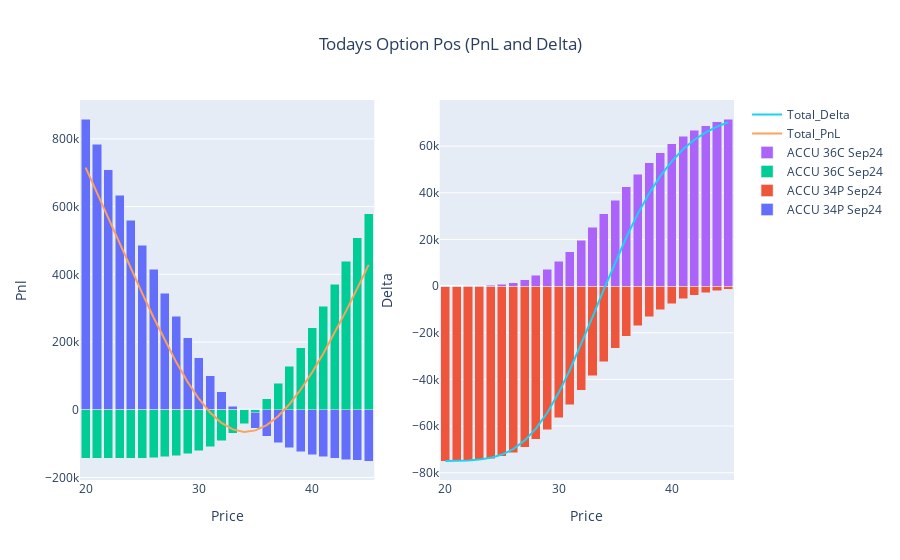

Here is the notebook cell this chart was saved with:
### Code cell
fig_p = go.Figure()
for i in list(p)[1:-1]:
    fig_p.add_trace(go.Bar(x=p.Price, y=p[i], name=i, base=0))

fig_p.add_trace(go.Scatter(x=p.Price, y=p.Option_Pnl, mode='lines', name='Total_PnL'))

#fig_p.update_layout(title='Option PnL Today', xaxis_title='Price', yaxis_title='pnl', barmode='stack')
#fig_p.show()

#~~~~~~~~~~~~~~~~~~~~~~~~~~~~~~~~~~~~~~~~~~~~~~~~~~~~~~~~~~~~~~~~~~~~~~~~~~~~~~~~~
fig_d = go.Figure()
for i in list(d)[1:-1]:
    fig_d.add_trace(go.Bar(x=d.Price, y=d[i], name=i, base=0))

fig_d.add_trace(go.Scatter(x=d.Price, y=d.Option_Delta, mode='lines', name='Total_Delta'))

#~~~~~~~~~~~~~~~~~~~~~~~~~~~~~~~~~~~~~~~~~~~~~~~~~~~~~~~~~~~~~~~~~~~~~~~~~~~~~~~~
fig = make_subplots(rows=1, cols=2)
for i in range(0,len(fig_p.data)):
    fig.add_trace(fig_p.data[i], row=1, col=1)
    fig.add_trace(fig_d.data[i], row=1, col=2)
    
fig.update_layout(title={'text': 'Todays Option Pos (PnL and Delta)','x': 0.5,'xanchor': 'center'}, barmode='stack')

fig.update_xaxes(title_text="Price", row=1, col=1)
fig.update_yaxes(title_text="Pnl", row=1, col=1)
fig.update_xaxes(title_text="Price", row=1, col=2)
fig.update_yaxes(title_text="Delta", row=1, col=2)    
fig.show()

### Figure 1 — Plotly figure (JSON) as saved in the notebook; plotly's stock layout.template omitted (floating-point values rounded to 4 significant figures)
{"data": [{"base": 0, "name": "ACCU 34P Sep24", "type": "bar", "x": [20, 21, 22, 23, 24, 25, 26, 27, 28, 29, 30, 31, 32, 33, 34, 35, 36, 37, 38, 39, 40, 41, 42, 43, 44, 45], "xaxis": "x", "y": [858800.0, 783900.0, 709000.0, 634300.0, 560000.0, 486500.0, 414300.0, 344000.0, 276600.0, 212900.0, 153900.0, 100200.0, 52440.0, 10850.0, -24580.0, -54100.0, -78180.0, -97420.0, -112500.0, -124100.0, -132800.0, -139300.0, -144000.0, -147400.0, -149800.0, -151500.0], "yaxis": "y"}, {"base": 0, "name": "ACCU 34P Sep24", "type": "bar", "x": [20, 21, 22, 23, 24, 25, 26, 27, 28, 29, 30, 31, 32, 33, 34, 35, 36, 37, 38, 39, 40, 41, 42, 43, 44, 45], "xaxis": "x2", "y": [-74980.0, -74930.0, -74810.0, -74530.0, -73980.0, -72980.0, -71370.0, -68980.0, -65690.0, -61500.0, -56470.0, -50790.0, -44700.0, -38490.0, -32410.0, -26710.0, -21550.0, -17040.0, -13210.0, -10050.0, -7514.0, -5524.0, -3998.0, -2851.0, -2005.0, -1391.0], "yaxis": "y2"}, {"base": 0, "name": "ACCU 36C Sep24", "type": "bar", "x": [20, 21, 22, 23, 24, 25, 26, 27, 28, 29, 30, 31, 32, 33, 34, 35, 36, 37, 38, 39, 40, 41, 42, 43, 44, 45], "xaxis": "x", "y": [-143700.0, -143700.0, -143600.0, -143500.0, -143300.0, -142800.0, -141700.0, -139600.0, -136000.0, -130100.0, -121300.0, -108700.0, -91440.0, -69000.0, -40920.0, -6990.0, 32750.0, 78070.0, 128600.0, 183700.0, 242900.0, 305500.0, 371000.0, 438700.0, 508300.0, 579400.0], "yaxis": "y"}, {"base": 0, "name": "ACCU 36C Sep24", "type": "bar", "x": [20, 21, 22, 23, 24, 25, 26, 27, 28, 29, 30, 31, 32, 33, 34, 35, 36, 37, 38, 39, 40, 41, 42, 43, 44, 45], "xaxis": "x2", "y": [4.571, 16.86, 53.07, 145.4, 352.2, 765.3, 1510.0, 2735.0, 4588.0, 7191.0, 10610.0, 14820.0, 19750.0, 25210.0, 30990.0, 36860.0, 42590.0, 47990.0, 52910.0, 57260.0, 61000.0, 64140.0, 66710.0, 68760.0, 70380.0, 71620.0], "yaxis": "y2"}, {"mode": "lines", "name": "Total_PnL", "type": "scatter", "x": [20, 21, 22, 23, 24, 25, 26, 27, 28, 29, 30, 31, 32, 33, 34, 35, 36, 37, 38, 39, 40, 41, 42, 43, 44, 45], "xaxis": "x", "y": [715200.0, 640200.0, 565400.0, 490800.0, 416700.0, 343700.0, 272600.0, 204400.0, 140600.0, 82780.0, 32570.0, -8456.0, -38990.0, -58140.0, -65490.0, -61090.0, -45430.0, -19340.0, 16080.0, 59640.0, 110100.0, 166200.0, 227000.0, 291300.0, 358500.0, 427900.0], "yaxis": "y"}, {"mode": "lines", "name": "Total_Delta", "type": "scatter", "x": [20, 21, 22, 23, 24, 25, 26, 27, 28, 29, 30, 31, 32, 33, 34, 35, 36, 37, 38, 39, 40, 41, 42, 43, 44, 45], "xaxis": "x2", "y": [-74970.0, -74920.0, -74760.0, -74390.0, -73620.0, -72220.0, -69860.0, -66240.0, -61100.0, -54300.0, -45860.0, -35960.0, -24960.0, -13280.0, -1424.0, 10150.0, 21040.0, 30950.0, 39700.0, 47210.0, 53490.0, 58610.0, 62710.0, 65910.0, 68370.0, 70230.0], "yaxis": "y2"}], "layout": {"barmode": "stack", "title": {"text": "Todays Option Pos (PnL and Delta)", "x": 0.5, "xanchor": "center"}, "xaxis": {"anchor": "y", "domain": [0, 0.45], "title": {"text": "Price"}}, "xaxis2": {"anchor": "y2", "domain": [0.55, 1], "title": {"text": "Price"}}, "yaxis": {"anchor": "x", "domain": [0, 1], "title": {"text": "Pnl"}}, "yaxis2": {"anchor": "x2", "domain": [0, 1], "title": {"text": "Delta"}}}}
